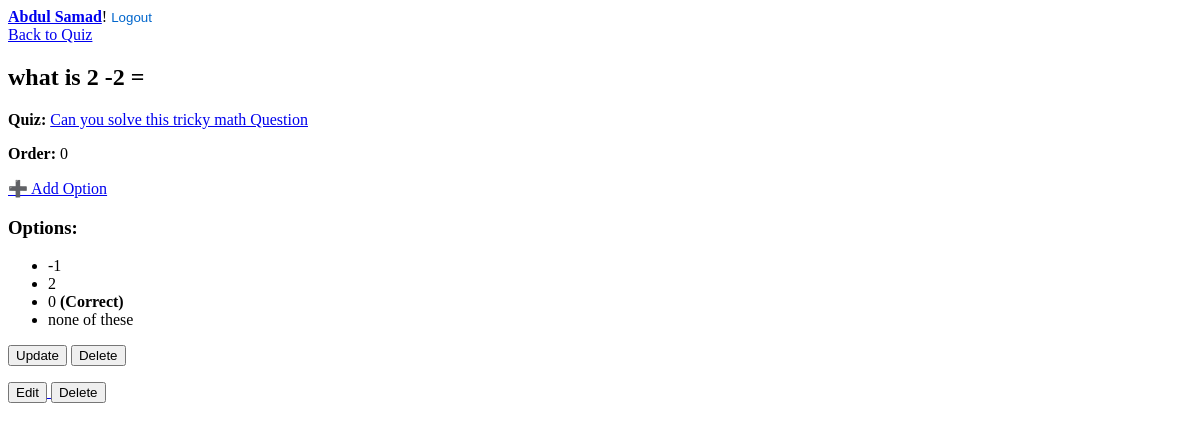
/question/3/ (signed in), run on an earlier commit of the app's database.
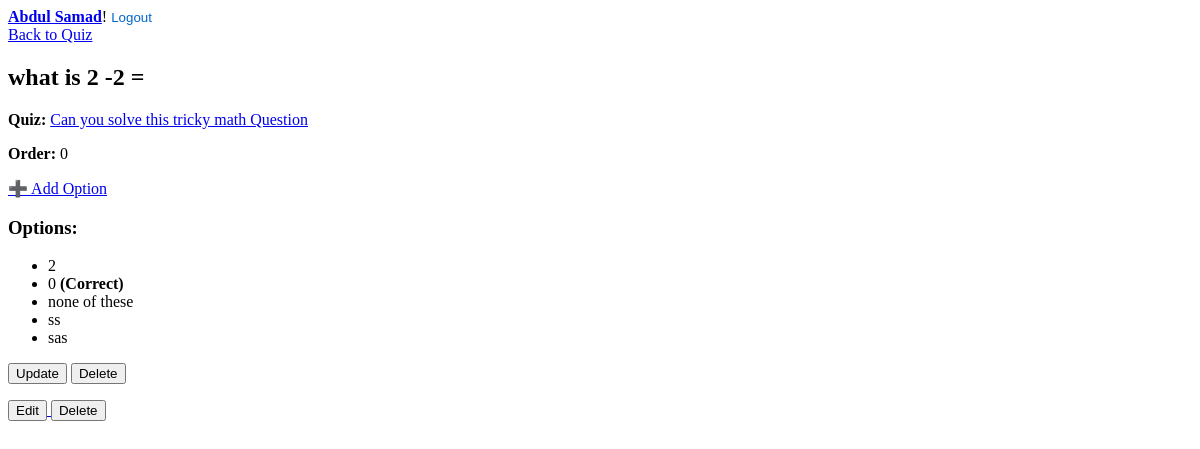
And on a later commit of the database.
### app/models.py (models this page shows, shortened)
class Option(models.Model):
    question = models.ForeignKey(Question, on_delete=models.CASCADE, related_name="options")
    text = models.CharField(max_length=100)
    is_correct = models.BooleanField(default=False)
    feedback = models.TextField(blank=True, null=True)

### app/views.py (the view)
# urls.py: path("question/<int:pk>/", QuestionDetailView.as_view(), name="question-detail"),
@method_decorator(login_required, name='dispatch')
class QuestionDetailView(DetailView):
    model = Question
    template_name = 'app/question_detail.html'
    context_object_name = 'object'
    def get_object(self, queryset=None):
        obj = super().get_object(queryset)
        if obj.quiz.created_by != self.request.user and not self.request.user.is_superuser:
            raise PermissionDenied
        return obj

### app/templates/app/question_detail.html (shortened to what this page needs)
{% extends 'base.html' %}
{% block content %}
<a href="{% url 'quiz-detail' object.quiz.pk %}">Back to Quiz</a>
<h2>{{ object.text }}</h2>
<p><strong>Quiz:</strong> <a href="{% url 'quiz-detail' object.quiz.pk %}">{{ object.quiz.title }}</a></p>
<p><strong>Order:</strong> {{ object.order }}</p>
{% if user.is_superuser or object.quiz.created_by == user %}
    <p><a href="{% url 'question-option-create' object.pk %}">➕ Add Option</a></p>
{% endif %}
<h3>Options:</h3>
<ul>
{% for option in object.options.all %}
    <li>
        {{ option.text }}
        {% if option.is_correct %}<strong>(Correct)</strong>{% endif %}
    </li>
{% empty %}
    <li>No options yet.</li>
{% endfor %}
</ul>
{% if user.is_superuser or object.created_by == user %}
    <p>
        <a href="{% url 'question-update' q.pk %}"><button>Update</button></a>
        <a href="{% url 'question-delete' q.pk %}"><button>Delete</button></a>
    </p>
{% endif %}
{% if user.is_superuser or object.created_by == user %}
    <p>
        <a href="{% url 'question-update' q.pk %}">
            <button>Edit</button>
        </a>
        <a href="{% url 'question-delete' q.pk %}">
            <button>Delete</button>
        </a>
    </p>
{% endif %}
{% endblock %}

What changed in the data, as far as the page shows it:
removed Option: text "-1"
added Option: text "ss"
added Option: text "sas"
